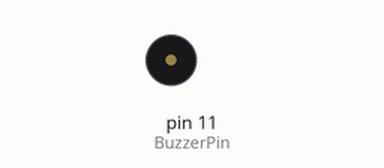
Simulated run of this sketch. Board: Arduino Uno, built with avr-gcc and run on an emulated ATmega328P. Shown: buzzer (waves = sounding). At 61.7 s the program stops and its outputs stay as they are.

Above: at 0.82 s.
At 39.72 s:
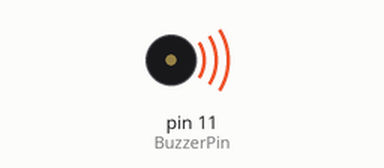
Timing chart, 0 to 40.0 s (numbered marks = the images above):
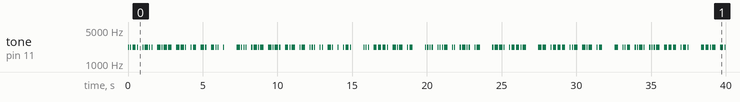

Measured:
- by itself, tone on pin 11 (BuzzerPin): plays 2200 Hz for 0.08 s, 2200 Hz for 0.08 s, 2200 Hz for 0.23 s, 2200 Hz for 0.08 s, 2200 Hz for 0.08 s, 2200 Hz for 0.23 s … (126 notes in this stretch)

The sketch:

MorseCodeTest.ino
```cpp
/* This is an example of how to use the MorseSWE library
Tomas Johansson 2022-02-27
*/

#include <MorseSWE.h>

String Message="Flygande bäckasiner söka hvila på mjuka tufvor qxz 0123456789 . ? /";

byte BuzzerPin=11; // The Arduino pin you connect the piezo speaker to
unsigned int ToneFrequency=2200; // Hz. Depending on your piezo speaker you might have to tweak this to get best output level.
int CharPmin=80; // Speed in characters per minute

MorseSWE Morse(BuzzerPin, ToneFrequency, CharPmin);

void setup() {

}

void loop() {
	Morse.Code(Message);
	while (1){}
}
```

MorseSWE.h
```cpp
/*
	Library that generates a message in morse code as a square wave on selected pin
	Created by Tomas Johansson, 27 Feb 2022
*/

#ifndef MorseSWE_h
	#define MorseSWE_h

	#include "Arduino.h"

	class MorseSWE {
		public:
			MorseSWE(byte BuzzPin, unsigned int ToneFrequency, int cpm);
			void Code(String msg);

		private:
			void encodeNumber(unsigned int Nr);
			void encodeLetter(unsigned int Nr);
			void encodeSweLetter(unsigned int Nr);
			void encodePunctuation(unsigned int Nr);
			void Dot();
			void Dash();

			byte _BuzzPin;
			unsigned int _ToneFrequency;
			int _cpm;
			unsigned long _tunit;
			String _msg;
			String _LetterCode[27];
			String _NumberCode[11];
			String _SweLetterCode[4];
			String _PunctuationCode[6];
	};

#endif
```
